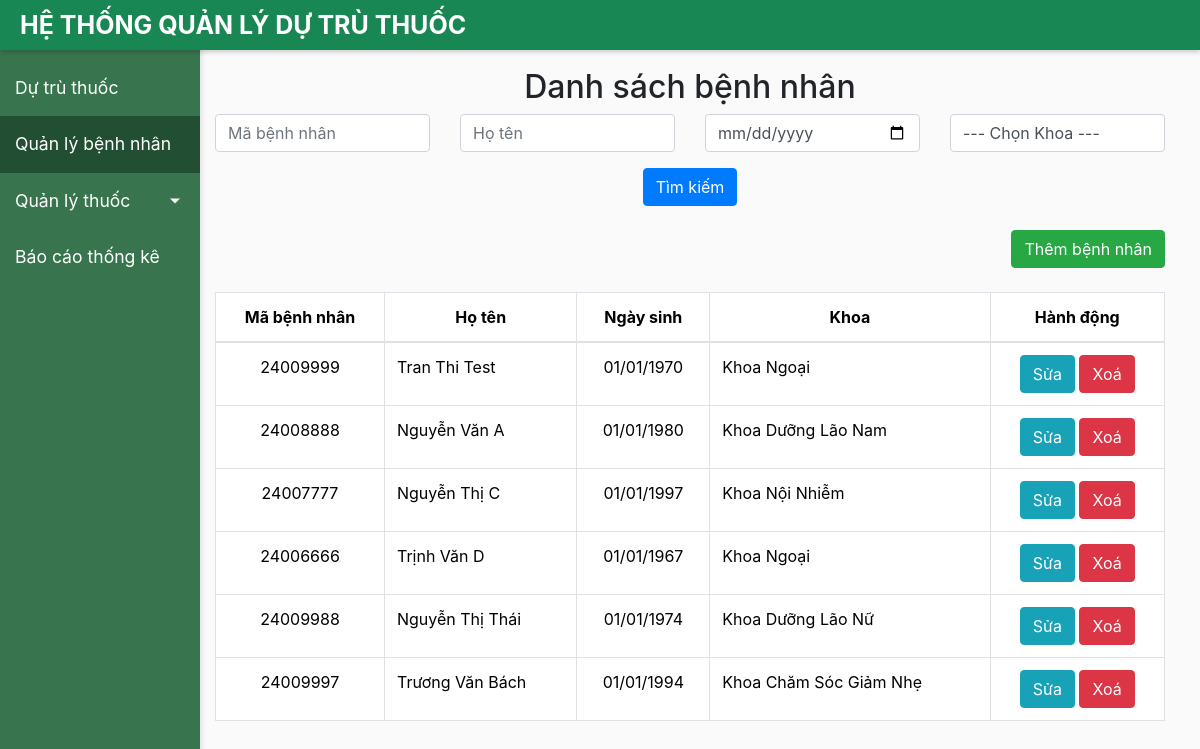
The page /benh_nhan/ on the database as committed earlier.
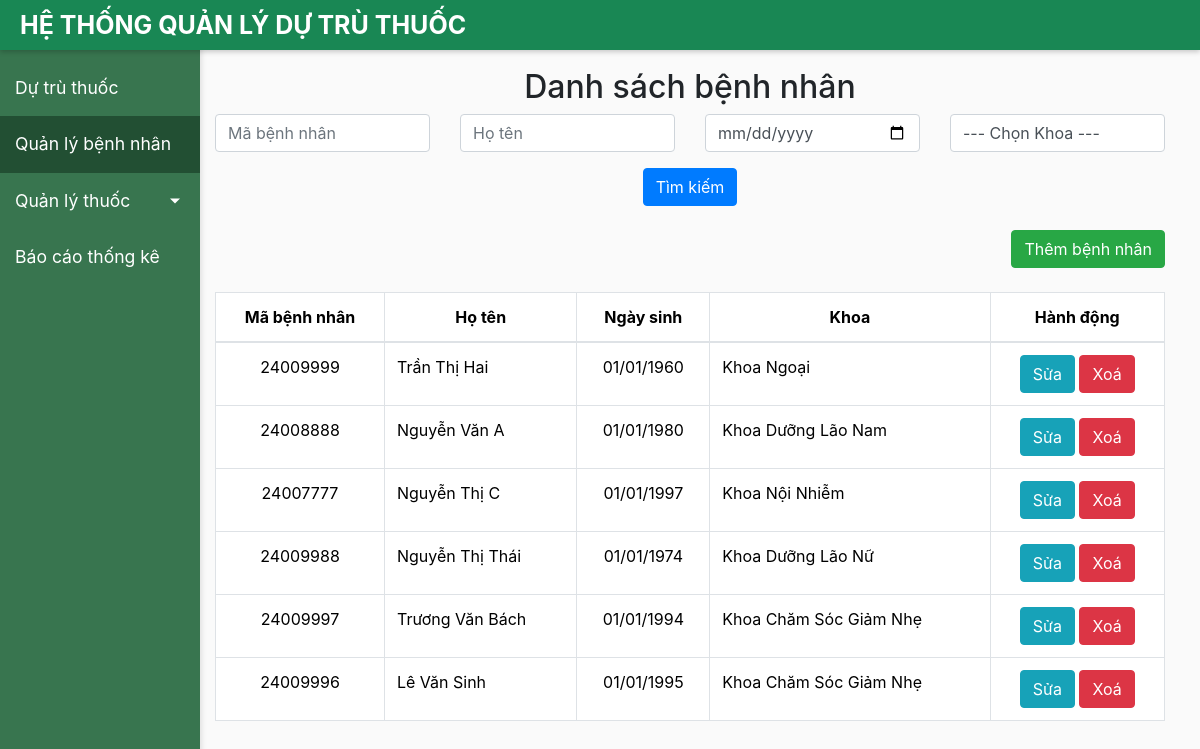
The same page on the database as committed later.
### benh_nhan/models.py (models this page shows, shortened)
class BenhNhan(models.Model):
    khoa_choices = [
        ('Khoa Khám Bệnh','Khoa Khám Bệnh'),
        ('Khoa Ngoại','Khoa Ngoại'),
        ('Khoa Nội Nhiễm','Khoa Nội Nhiễm'),
        ('Khoa Chăm Sóc Giảm Nhẹ','Khoa Chăm Sóc Giảm Nhẹ'),
        ('Khoa Dưỡng Lão Nam','Khoa Dưỡng Lão Nam'),
        ('Khoa Dưỡng Lão Nữ','Khoa  Dưỡng Lão Nữ'),
        ('Khoa Khám Bệnh Nội Viện','Khoa Khám Bệnh Nội Viện'),
        ('Khoa Tâm Thần','Khoa Tâm Thần'),
    ]
    ma_benh_nhan = models.CharField(
        max_length=8,
        unique=True,
        validators=[
            RegexValidator(
                regex='^\d{8}$',
                message='Mã bệnh nhân phải gồm 8 chữ số.',
            ),
        ],
    )
    ho_ten = models.CharField(max_length=255)
    ngay_sinh = models.DateField()
    khoa = models.CharField(max_length=100,choices=khoa_choices)

### benh_nhan/views.py (the view)
# urls.py: path('',views.danh_sach_benh_nhan,name='danh_sach_benh_nhan'),
def danh_sach_benh_nhan(request):
    ma_benh_nhan = request.GET.get('ma_benh_nhan', '')
    ho_ten = request.GET.get('ho_ten', '')
    ngay_sinh = request.GET.get('ngay_sinh', '')
    khoa = request.GET.get('khoa', '')
    form = BenhNhanForm()
    benh_nhans = BenhNhan.objects.all()
    if ma_benh_nhan:
        benh_nhans = benh_nhans.filter(ma_benh_nhan__icontains=ma_benh_nhan)
    if ho_ten:
        benh_nhans = benh_nhans.filter(ho_ten__icontains=ho_ten)
    if ngay_sinh:
        benh_nhans = benh_nhans.filter(ngay_sinh=ngay_sinh)
    if khoa:
        benh_nhans = benh_nhans.filter(khoa=khoa)
    return render(request, 'benh_nhan.html', {'benh_nhans': benh_nhans, 'form' : form})

### benh_nhan/forms.py (shortened to what this page needs)
class BenhNhanForm(forms.ModelForm):
    class Meta:
        model = BenhNhan
        fields = ['ma_benh_nhan', 'ho_ten', 'ngay_sinh', 'khoa']
        labels = {
            'ma_benh_nhan': 'Mã bệnh nhân',
            'ho_ten': 'Họ tên',
            'ngay_sinh': 'Ngày sinh',
            'khoa': 'Khoa',
        }
        widgets = {
            'ma_benh_nhan': forms.TextInput(attrs={'class': 'form-control', 'maxlength': 8}),
            'ho_ten': forms.TextInput(attrs={'class': 'form-control', 'maxlength': 255}),
            'ngay_sinh': forms.DateInput(attrs={'class': 'form-control', 'type': 'date'}),
            'khoa': forms.Select(attrs={'class': 'form-control'}),
        }

### benh_nhan/templates/benh_nhan.html (shortened to what this page needs)
{% extends "base.html" %}
{% block content %}
<div class="container mt-5">
    <h2 class="text-center">Danh sách bệnh nhân</h2>
    <form method="GET" action="" class="row g-3 mb-4">
        <div class="col-md-3">
            <input type="text" class="form-control" name="ma_benh_nhan" placeholder="Mã bệnh nhân" value="{{ request.GET.ma_benh_nhan }}">
        </div>
        <div class="col-md-3">
            <input type="text" class="form-control" name="ho_ten" placeholder="Họ tên" value="{{ request.GET.ho_ten }}">
        </div>
        <div class="col-md-3">
            <input type="date" class="form-control" name="ngay_sinh" placeholder="Ngày sinh" value="{{ request.GET.ngay_sinh }}">
        </div>
        <div class="col-md-3">
            <select class="form-control" name="khoa">
                <option value="">--- Chọn Khoa ---</option>
            </select>
        </div>
        <div class="col-md-12 text-center">
            <button type="submit" class="btn btn-primary">Tìm kiếm</button>
        </div>
    </form>
    <div class="mb-4 text-end">
        <button type="button" class="btn btn-success" data-bs-toggle="modal" data-bs-target="#themBenhNhanModal">
            Thêm bệnh nhân
        </button>
    </div>
    <table class="table table-bordered">
        <thead>
            <tr align='center'>
                <th>Mã bệnh nhân</th>
                <th>Họ tên</th>
                <th>Ngày sinh</th>
                <th>Khoa</th>
                <th>Hành động</th>
            </tr>
        </thead>
        <tbody>
            {% for bn in benh_nhans %}
            <tr>
                <td align='center'>{{ bn.ma_benh_nhan }}</td>
                <td>{{ bn.ho_ten }}</td>
                <td align='center' class='text_center'>{{ bn.ngay_sinh|date:"d/m/Y" }}</td>
                <td>{{ bn.get_khoa_display }}</td>
                <td align='center'>
                    <button type="button" class="btn btn-info btn-md" data-bs-toggle="modal" data-bs-target="#suaBenhNhanModal{{ bn.id }}">Sửa</button>
                    <a href="{% url 'xoa_benh_nhan' bn.id %}" class="btn btn-danger btn-md" onclick="return confirm('Bạn có chắc muốn xoá bệnh nhân {{bn.ho_ten}} không?')">Xoá</a>
                </td>
            </tr>
            {% empty %}
            <tr>
                <td colspan="5" class="text-center">Không có bệnh nhân nào được tìm thấy.</td>
            </tr>
            {% endfor %}
        </tbody>
    </table>
</div>
{% endblock %}

Rows that differ between the two databases and show on the page:
removed BenhNhan: ma_benh_nhan "24006666", ho_ten "Trịnh Văn D", ngay_sinh "01/01/1967", khoa "Khoa Ngoại"
changed BenhNhan "Khoa Ngoại": ho_ten "Tran Thi Test" → "Trần Thị Hai"; ngay_sinh "01/01/1970" → "01/01/1960"
added BenhNhan: ma_benh_nhan "24009996", ho_ten "Lê Văn Sinh", ngay_sinh "01/01/1995", khoa "Khoa Chăm Sóc Giảm Nhẹ"
